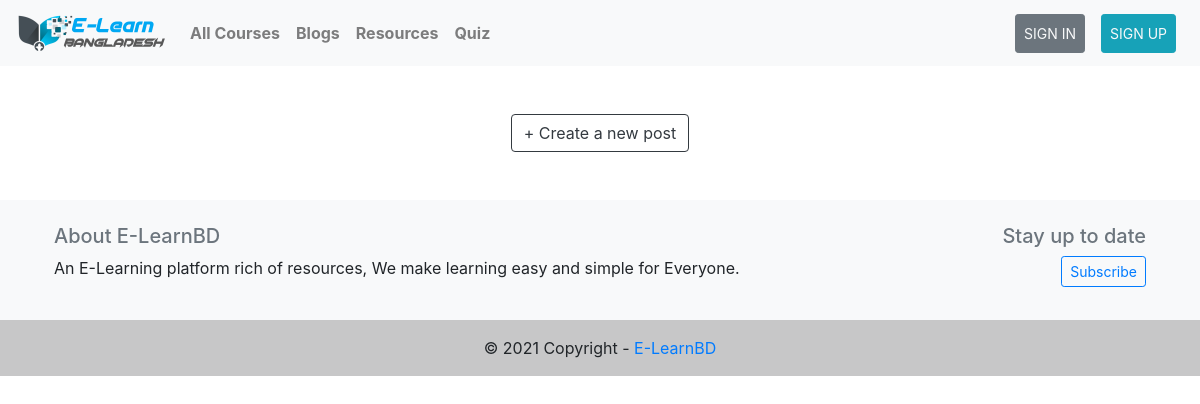
/loggedin/blog/index.php, run on an earlier commit of the app's database.
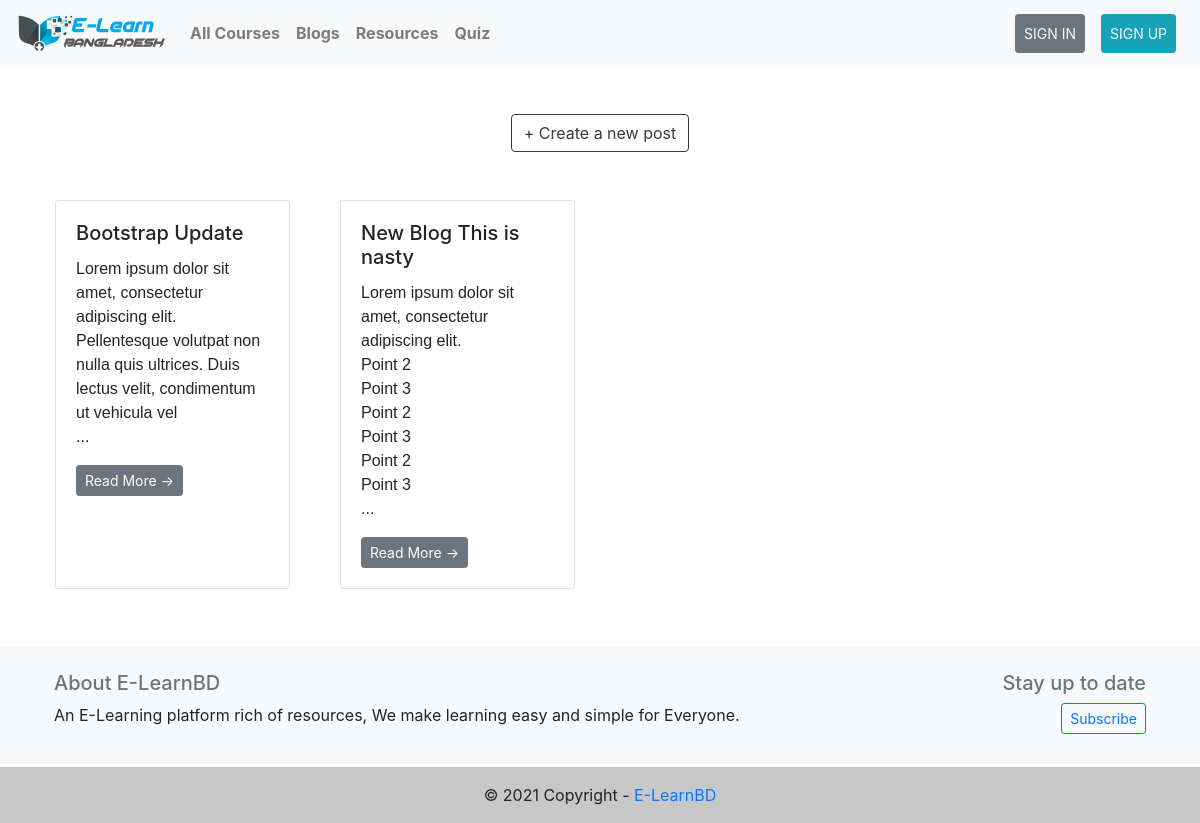
And on a later commit of the database.
### tables this page shows
CREATE TABLE `blog_data` (
  `id` int(11) NOT NULL,
  `author` varchar(50) NOT NULL,
  `title` varchar(50) NOT NULL,
  `content` text NOT NULL,
  `category` varchar(50) NOT NULL,
  `date` varchar(50) NOT NULL
);

### loggedin/blog/logic.php (called while the page is built, shortened)
<?php
$conn = mysqli_connect("localhost", "root", "", "loginsystemtut");
$sql = "SELECT * FROM blog_data";
$query = mysqli_query($conn, $sql);

### loggedin/blog/index.php (the view, shortened to what this page needs)
<?php
include "logic.php";
require "../../header.php";
?>
<div class="container mt-5">
    <div class="text-center">
        <a href="create.php" class="btn btn-outline-dark">+ Create a new post</a>
    </div>
    <div class="row">
        <?php foreach ($query as $q) { ?>
            <div class="col-12 col-md-6 col-lg-4 col-xl-3 d-flex justify-content-center">
                <div class="card mt-5">
                    <div class="card-body">
                        <h5 class="card-title"><?php echo $q['title']; ?></h5>
                        <p class="card-text"><?php echo substr($q['content'], 0, 150) . '<br>'; ?>...</p>
                        <a href="view.php?id=<?php echo $q['id'] ?>" class="btn btn-sm btn-secondary">Read More &rarr;</a>
                    </div>
                </div>
            </div>
        <?php } ?>
    </div>
</div>
<?php
require "../../footer.php";
?>

What changed in the data, as far as the page shows it:
added blog_data: title "Bootstrap Update", content "Lorem ipsum dolor sit amet, consectetur adipiscing elit. Pellentesque volutpat non nulla quis ultrices. Duis lectus velit, condimentum ut vehicula vel"
added blog_data: title "New Blog This is nasty", content "Lorem ipsum dolor sit amet, consectetur adipiscing elit. Point 2 Point 3 Point 2 Point 3 Point 2 Point 3"
